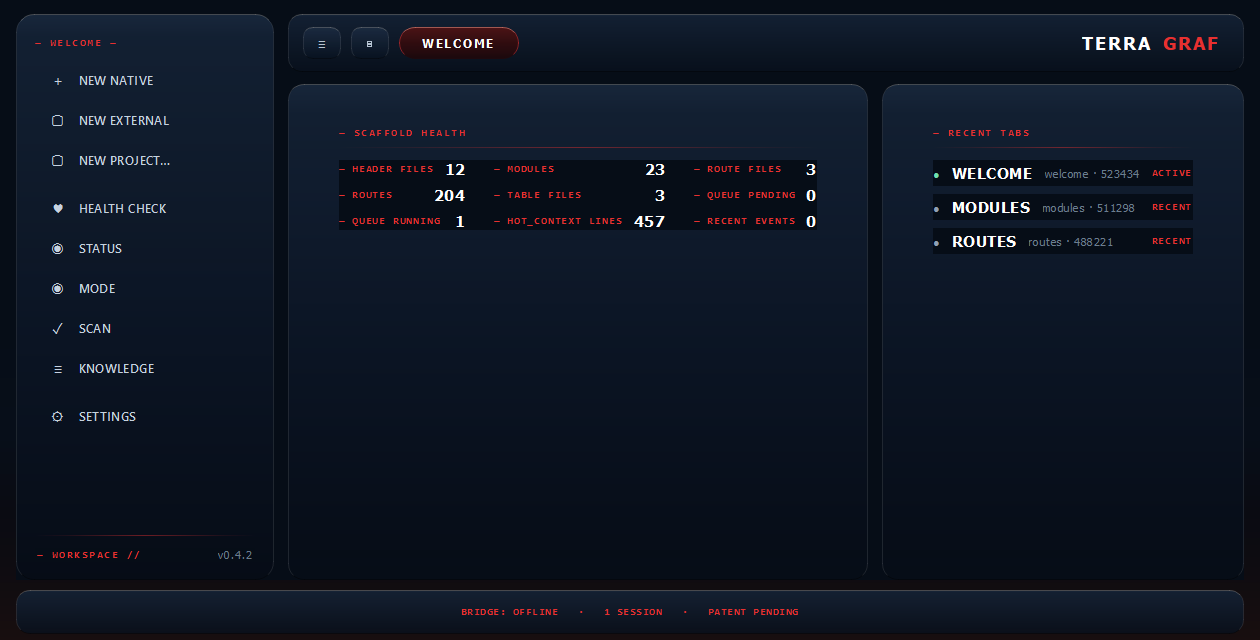

Recreate this plot in Python.
"""
Terragraf workspace — Kohala theme preview.

Loads `theme/kohala_theme.qss` and renders a window styled after the
Terragraf workspace screenshot, but pushed harder toward the
Project Kohala website's flair: warm-glass cards, mono red eyebrows,
condensed display titles, and a glowing red workspace tab.

Run from anywhere:
    python "D:/QSS THEME/preview/terragraf_preview.py"
Output:
    D:/QSS THEME/preview/terragraf_preview.png
"""

from __future__ import annotations

import sys
from pathlib import Path

from PySide6.QtCore import Qt, QTimer
from PySide6.QtWidgets import (
    QApplication, QMainWindow, QWidget, QVBoxLayout, QHBoxLayout, QGridLayout,
    QLabel, QPushButton, QFrame, QStatusBar, QToolButton, QSizePolicy,
)


HERE = Path(__file__).resolve().parent
ROOT = HERE.parent
QSS_PATH = ROOT / "theme" / "kohala_theme.qss"
PNG_PATH = HERE / "terragraf_preview.png"


def tag(widget: QWidget, cls: str) -> QWidget:
    """Set a `class` property and re-polish so the QSS rule applies."""
    widget.setProperty("class", cls)
    s = widget.style()
    s.unpolish(widget)
    s.polish(widget)
    return widget


def label(text: str, cls: str | None = None,
          align: Qt.AlignmentFlag | None = None) -> QLabel:
    lbl = QLabel(text)
    lbl.setTextFormat(Qt.PlainText)
    if cls:
        tag(lbl, cls)
    if align is not None:
        lbl.setAlignment(align)
    return lbl


def nav_button(icon: str, text: str, checked: bool = False) -> QPushButton:
    # Use an inner layout so the icon lives in a fixed-width column at a
    # uniform font size. Different unicode glyphs (♥, ◉, ▢, ✓, ⚙) have
    # very different natural widths/weights when embedded in button text;
    # rendering them in their own QLabel column normalizes that.
    btn = QPushButton("")
    tag(btn, "nav-item")
    btn.setCheckable(True)
    btn.setChecked(checked)
    btn.setCursor(Qt.PointingHandCursor)
    btn.setMinimumHeight(36)

    inner = QHBoxLayout(btn)
    inner.setContentsMargins(14, 0, 14, 0)
    inner.setSpacing(12)

    icon_lbl = QLabel(icon)
    icon_lbl.setFixedWidth(18)
    icon_lbl.setAlignment(Qt.AlignCenter)
    # Explicit color — Qt QSS doesn't support `color: inherit`, so the
    # inner labels can't follow the parent button's :hover/:checked state.
    # Static slate reads fine on both hover (navy) and checked (red) bg.
    icon_lbl.setStyleSheet(
        "color: #C6D2E0; background: transparent; border: none;"
        " font-family: 'Segoe UI Symbol', 'Segoe UI', sans-serif;"
        " font-size: 15px;"
    )
    text_lbl = QLabel(text.upper())
    text_lbl.setStyleSheet(
        "color: #C6D2E0; background: transparent; border: none;"
        " font-family: 'Barlow', 'Segoe UI', sans-serif;"
        " font-size: 12px; font-weight: 600; letter-spacing: 0.4px;"
    )
    inner.addWidget(icon_lbl, 0, Qt.AlignVCenter)
    inner.addWidget(text_lbl, 1, Qt.AlignVCenter)

    return btn


def stat_tile(key: str, val: str) -> QFrame:
    f = QFrame()
    tag(f, "stat-tile")
    v = QVBoxLayout(f)
    v.setContentsMargins(14, 12, 14, 12)
    v.setSpacing(4)
    v.addWidget(label(f"— {key.upper()}", "stat-key"))
    v.addWidget(label(val, "stat-val"))
    return f


def icon_button(text: str) -> QToolButton:
    b = QToolButton()
    b.setText(text)
    tag(b, "iconbtn")
    b.setFixedSize(38, 32)
    return b


def divider() -> QFrame:
    f = QFrame()
    tag(f, "ws-divider")
    f.setFixedHeight(1)
    return f


class TerragrafWindow(QMainWindow):
    def __init__(self) -> None:
        super().__init__()
        self.setWindowTitle("Terragraf")
        self.resize(1200, 640)

        central = QWidget()
        central.setObjectName("centralWidget")
        self.setCentralWidget(central)

        # Outer margins so the sidebar/content read as floating cards
        outer = QVBoxLayout(central)
        outer.setContentsMargins(16, 14, 16, 6)
        outer.setSpacing(10)

        body = QHBoxLayout()
        body.setContentsMargins(0, 0, 0, 0)
        body.setSpacing(14)

        # ── LEFT SIDEBAR (floating card) ────────────────────
        sidebar = QFrame()
        tag(sidebar, "sidebar")
        sidebar.setFixedWidth(258)
        sb = QVBoxLayout(sidebar)
        sb.setContentsMargins(18, 22, 18, 18)
        sb.setSpacing(2)

        sb.addWidget(label("— WELCOME —", "sidebar-header"))
        sb.addSpacing(10)

        sb.addWidget(nav_button("+", "New Native"))
        sb.addWidget(nav_button("▢", "New External"))
        sb.addWidget(nav_button("▢", "New Project…"))
        sb.addSpacing(8)
        sb.addWidget(nav_button("♥", "Health Check"))
        sb.addWidget(nav_button("◉", "Status"))
        sb.addWidget(nav_button("◉", "Mode"))
        sb.addWidget(nav_button("✓", "Scan"))
        sb.addWidget(nav_button("≡", "Knowledge"))
        sb.addSpacing(8)
        sb.addWidget(nav_button("⚙", "Settings"))

        sb.addStretch(1)
        sb.addWidget(divider())
        sb.addSpacing(10)

        # Workspace minor details — moved here from the top, replacing
        # the duplicate BRIDGE OFFLINE indicator (already in the footer).
        ws_row = QHBoxLayout()
        ws_row.setContentsMargins(2, 0, 2, 0)
        ws_row.setSpacing(8)
        ws_row.addWidget(label("— WORKSPACE //", "sidebar-header"))
        ws_row.addStretch(1)
        ws_row.addWidget(label("v0.4.2", "hint"))
        ws_wrap = QWidget()
        ws_wrap.setLayout(ws_row)
        sb.addWidget(ws_wrap)

        body.addWidget(sidebar)

        # ── RIGHT SIDE (top bar + content) ──────────────────
        right = QVBoxLayout()
        right.setContentsMargins(0, 0, 0, 0)
        right.setSpacing(12)

        # Top bar — floating card
        topbar = QFrame()
        tag(topbar, "topbar")
        topbar.setFixedHeight(58)
        tb = QHBoxLayout(topbar)
        tb.setContentsMargins(14, 10, 24, 10)
        tb.setSpacing(10)

        tb.addWidget(icon_button("≡"))
        tb.addWidget(icon_button("▣"))

        # Welcome workspace tab — glowing red pill
        ws_tab = QPushButton("WELCOME")
        tag(ws_tab, "ws-tab")
        ws_tab.setMinimumHeight(34)
        tb.addWidget(ws_tab)

        tb.addStretch(1)

        # TERRAGRAF wordmark on the upper-right half (mirrors the sidebar mark)
        tb.addWidget(label("TERRA", "brand-mark"))
        tb.addWidget(label("GRAF", "brand-mark-red"))

        right.addWidget(topbar)

        # ── Health + Sessions side-by-side ──────────────────
        hs_row = QHBoxLayout()
        hs_row.setContentsMargins(0, 0, 0, 0)
        hs_row.setSpacing(14)

        # Scaffold Health — single unified panel, compact key:value rows
        health = QFrame()
        tag(health, "panel")
        hv = QVBoxLayout(health)
        hv.setContentsMargins(24, 20, 24, 20)
        hv.setSpacing(8)

        hv.addWidget(label("— SCAFFOLD HEALTH", "section-sub"))
        hv.addWidget(divider())
        hv.addSpacing(4)

        stats_grid = QGridLayout()
        stats_grid.setContentsMargins(0, 0, 0, 0)
        stats_grid.setHorizontalSpacing(28)
        stats_grid.setVerticalSpacing(8)
        stats = [
            ("Header files",      "12"),
            ("Modules",           "23"),
            ("Route files",       "3"),
            ("Routes",            "204"),
            ("Table files",       "3"),
            ("Queue pending",     "0"),
            ("Queue running",     "1"),
            ("HOT_CONTEXT lines", "457"),
            ("Recent events",     "0"),
        ]
        for i, (k, v) in enumerate(stats):
            r, c = divmod(i, 3)
            cell = QHBoxLayout()
            cell.setContentsMargins(0, 0, 0, 0)
            cell.setSpacing(10)
            k_lbl = label(f"— {k.upper()}", "stat-key")
            v_lbl = label(v, "stat-compact")
            cell.addWidget(k_lbl, 0, Qt.AlignLeft | Qt.AlignVCenter)
            cell.addStretch(1)
            cell.addWidget(v_lbl, 0, Qt.AlignRight | Qt.AlignVCenter)
            wrap = QWidget()
            wrap.setLayout(cell)
            stats_grid.addWidget(wrap, r, c)
        for c in range(3):
            stats_grid.setColumnStretch(c, 1)
        grid_wrap = QWidget()
        grid_wrap.setLayout(stats_grid)
        hv.addWidget(grid_wrap)
        hv.addStretch(1)

        hs_row.addWidget(health, 3)

        # Recent Sessions — a panel of session rows
        sessions = QFrame()
        tag(sessions, "panel")
        sv = QVBoxLayout(sessions)
        sv.setContentsMargins(24, 20, 24, 20)
        sv.setSpacing(8)

        sv.addWidget(label("— RECENT TABS", "section-sub"))
        sv.addWidget(divider())
        sv.addSpacing(4)

        def tab_row(name: str, slug: str, state: str,
                    dot_color: str = "#8FA0B6") -> QWidget:
            row = QWidget()
            rl = QHBoxLayout(row)
            rl.setContentsMargins(0, 4, 0, 4)
            rl.setSpacing(12)
            d = QLabel("●")
            d.setStyleSheet(
                f"color: {dot_color}; font-size: 11px;"
                " background: transparent; border: none;"
            )
            rl.addWidget(d)
            rl.addWidget(label(name.upper(), "stat-compact"))
            rl.addWidget(label(slug, "hint"))
            rl.addStretch(1)
            rl.addWidget(label(state, "stat-key"))
            return row

        # Mirrors the open + recently-closed tabs in the topbar.
        sv.addWidget(tab_row("Welcome", "welcome · 523434", "ACTIVE", "#6EE0B0"))
        sv.addWidget(tab_row("Modules", "modules · 511298", "RECENT"))
        sv.addWidget(tab_row("Routes",  "routes · 488221",  "RECENT"))
        sv.addStretch(1)

        hs_row.addWidget(sessions, 2)

        hs_wrap = QWidget()
        hs_wrap.setLayout(hs_row)
        right.addWidget(hs_wrap, 1)

        right_wrap = QWidget()
        right_wrap.setLayout(right)
        body.addWidget(right_wrap, 1)

        body_wrap = QWidget()
        body_wrap.setLayout(body)
        outer.addWidget(body_wrap, 1)

        # ── FOOTER ──────────────────────────────────────────
        # Custom footer instead of QStatusBar so we get true centering
        # without fighting QStatusBar's left/permanent split.
        footer = QFrame()
        tag(footer, "topbar")  # reuse the warm-glass topbar look
        footer.setFixedHeight(44)
        fl = QHBoxLayout(footer)
        fl.setContentsMargins(24, 8, 24, 8)
        fl.setSpacing(0)
        fl.addStretch(1)
        center_lbl = QLabel("BRIDGE: OFFLINE   ·   1 SESSION   ·   PATENT PENDING")
        center_lbl.setStyleSheet(
            "color: #E83030; font-family: 'JetBrains Mono', 'Consolas', monospace;"
            " font-size: 10px; font-weight: 700; letter-spacing: 1.5px;"
            " background: transparent; border: none;"
        )
        center_lbl.setAlignment(Qt.AlignCenter)
        fl.addWidget(center_lbl, 0, Qt.AlignCenter)
        fl.addStretch(1)
        outer.addWidget(footer)

    def save_screenshot(self) -> None:
        pix = self.grab()
        ok = pix.save(str(PNG_PATH), "PNG")
        print(f"saved={ok} -> {PNG_PATH}")


def main() -> int:
    if not QSS_PATH.exists():
        print(f"ERROR: QSS not found at {QSS_PATH}", file=sys.stderr)
        return 2
    app = QApplication(sys.argv)
    app.setStyleSheet(QSS_PATH.read_text(encoding="utf-8"))
    win = TerragrafWindow()
    win.show()
    QTimer.singleShot(450, lambda: (win.save_screenshot(), app.quit()))
    return app.exec()


if __name__ == "__main__":
    raise SystemExit(main())
